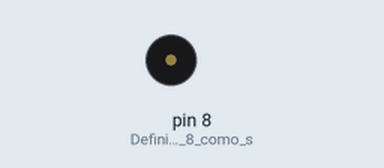
Simulated run of this sketch. Board: Arduino Uno, built with avr-gcc and run on an emulated ATmega328P. On the bench: buzzer (waves = sounding).

Above: at 0.1 s.
Timing chart, 0 to 1.6 s (numbered marks = the images above):
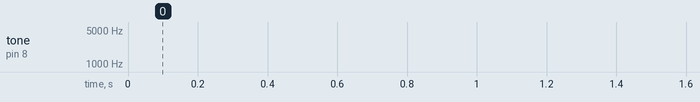

The sketch:

Buzzer.ino
```cpp
float sinVal;
int toneVal;

void setup() {
  pinMode(8, OUTPUT); // Definimos el pin 8 como salida
}

void loop() {
  for(int i = 0; i < 180; i++){
    //Convertimos de grados a radianes
    sinVal = (sin(i * (3.1412 / 180)));

    //Generar una frecuencia a partir del valor de sin
    toneVal = 2000 + (int(sinVal * 1000));

    tone(8, toneVal); //(pin, frecuency, duration)
    delay(2);
  }
}
```
